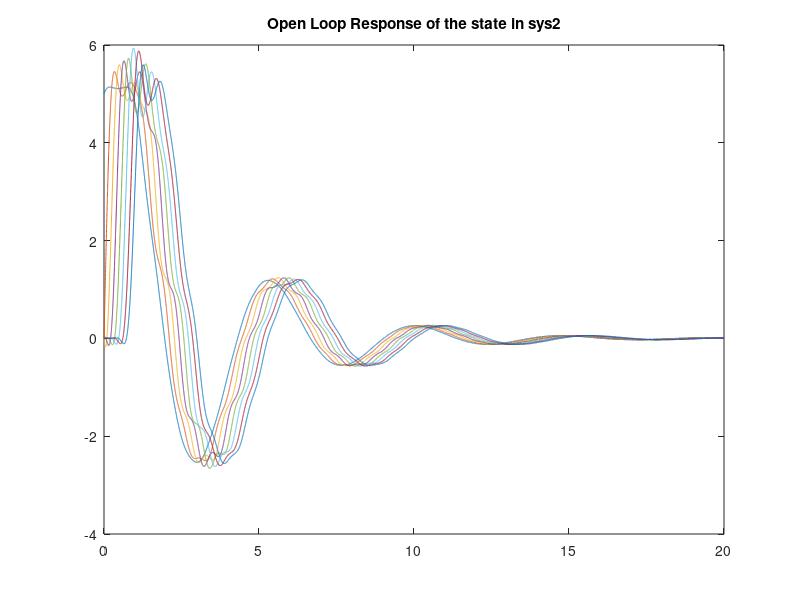
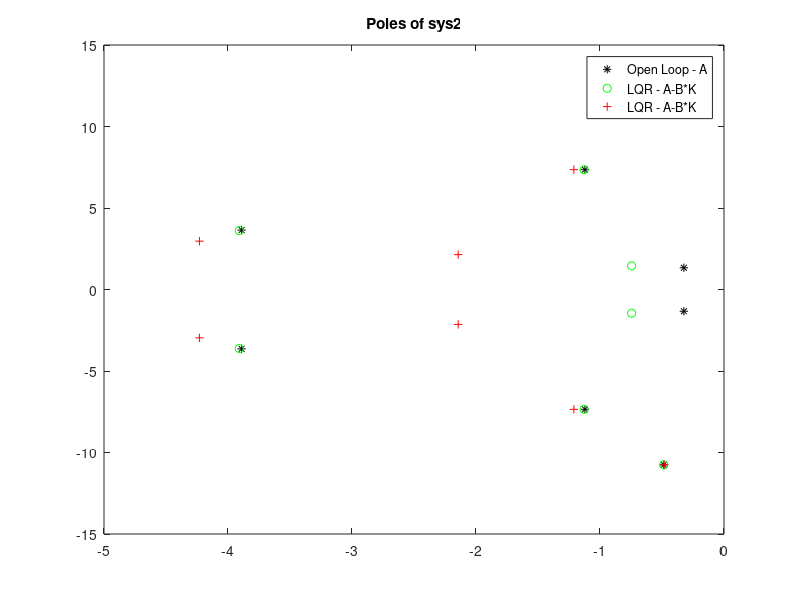
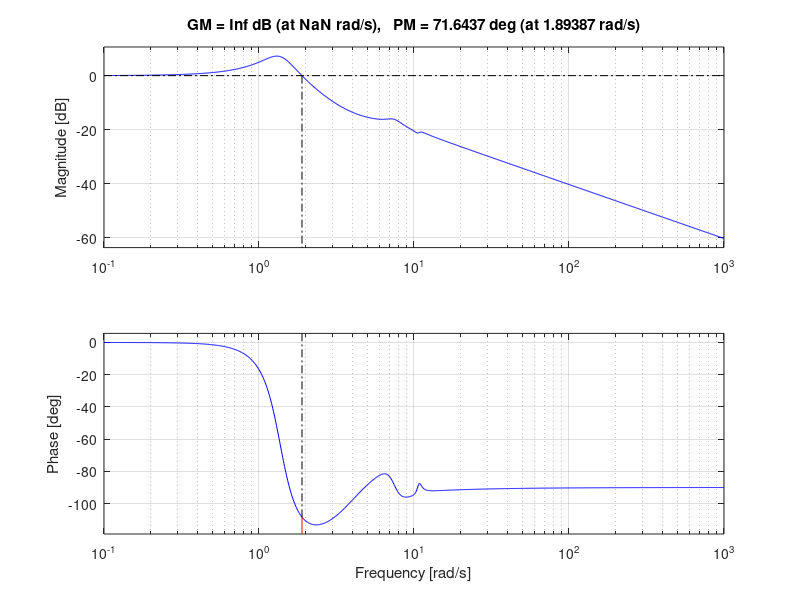
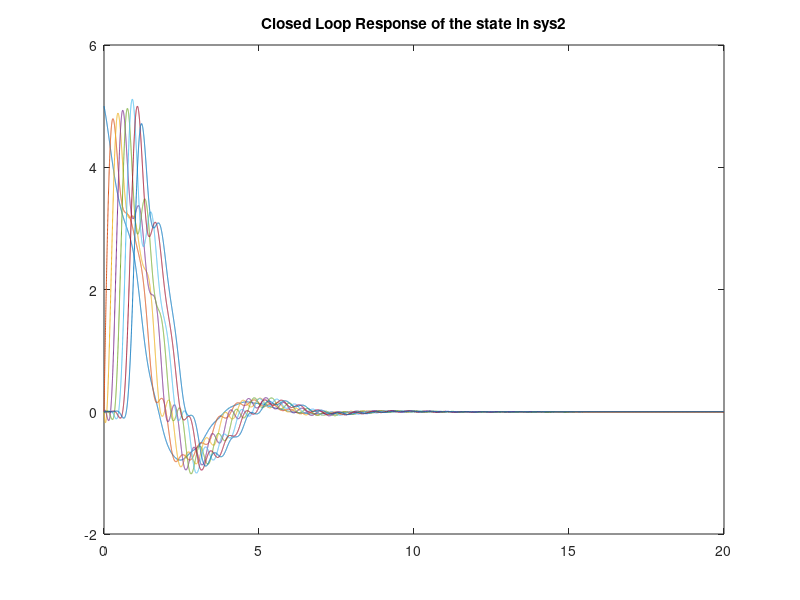

These figures' MATLAB source, in order:
%% MATH 5546: Final Project
% Submission by Sandeep k JADA

clear; clc; close all;

%% C(A,B) and O(A,C)

load SYS2

disp(['The rank of controllablity Matrix is ',num2str(rank(ctrb(A_sys2,B_sys2))),'/',num2str(length(A_sys2))]);
disp(['The rank of observablity Matrix is ',num2str(rank(obsv(A_sys2,C_sys2))),'/',num2str(length(A_sys2))]);


%% Simulation of Open-loop

tfinal = 20;
dt = 0.001;

t = 0:dt:tfinal;

% Just doing an Euler-Cauchy 1st order

X = IC2;

for n=2:length(t)
    X(:,n) = X(:,n-1) + dt.*A_sys2*X(:,n-1);
end

figure; 
for n = 1:length(A_sys2)
    plot(t,X(n,:)');hold on
end
title('Open Loop Response of the state in sys2');


poles_OLP = eig(A_sys2);
figure(2); plot(real(poles_OLP),imag(poles_OLP),'k*'); hold on
title('Poles of sys2');


[num,den]=ss2tf(A_sys2,B_sys2,C_sys2,0);
sys2_TF = tf(num,den);

figure;margin(sys2_TF)


%% LQR

[K,P,poles_CLP] = lqr(A_sys2,B_sys2,Q_sys2,R_sys2);

X = IC2;

for n=2:length(t)
    X(:,n) = X(:,n-1) + dt.*(A_sys2-B_sys2*K)*X(:,n-1);
end

figure; 
for n = 1:length(A_sys2)
    plot(t,X(n,:)');hold on
end
title('Closed Loop Response of the state in sys2');


figure(2); plot(real(poles_CLP),imag(poles_CLP),'go')
% legend('Open Loop - A','LQR - A-B*K')

%% LQR - Prescribe degree of stablity

[K,P,poles_CLP] = lqr(A_sys2,B_sys2,Q_sys2.*exp(3),R_sys2);

X = IC2;

for n=2:length(t)
    X(:,n) = X(:,n-1) + dt.*(A_sys2-B_sys2*K)*X(:,n-1);
end

figure; 
for n = 1:length(A_sys2)
    plot(t,X(n,:)');hold on
end
title('Closed Loop Response of the state in sys2');


figure(2); plot(real(poles_CLP),imag(poles_CLP),'r+')
legend('Open Loop - A','LQR - A-B*K','LQR - A-B*K')